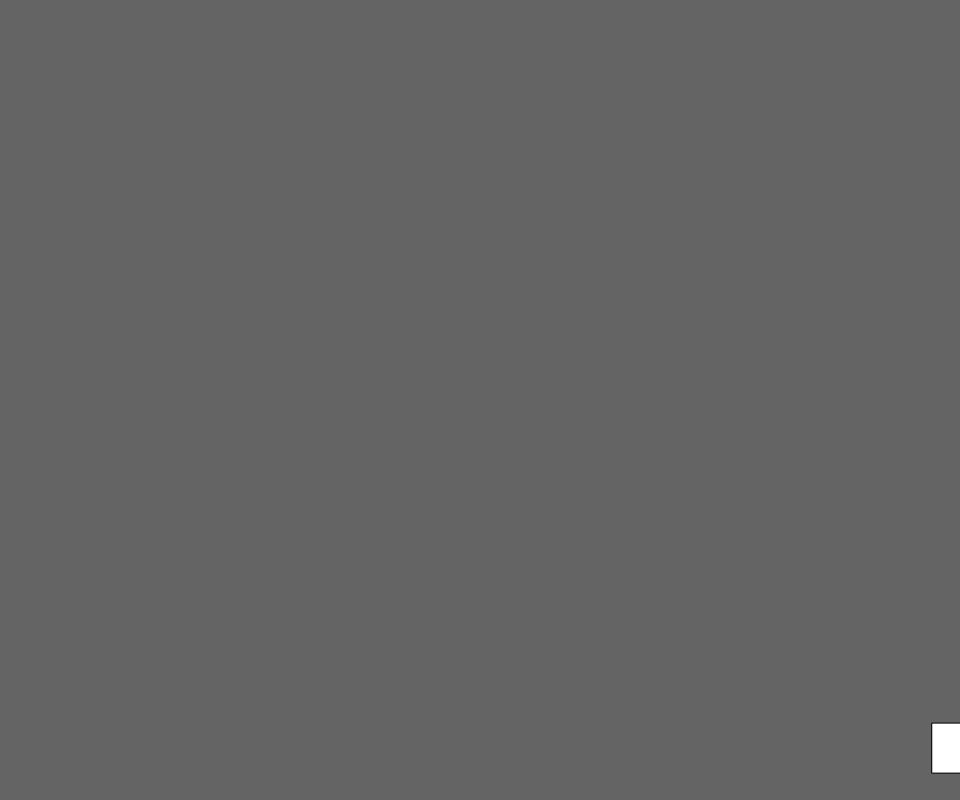
Frame 1 (no input)
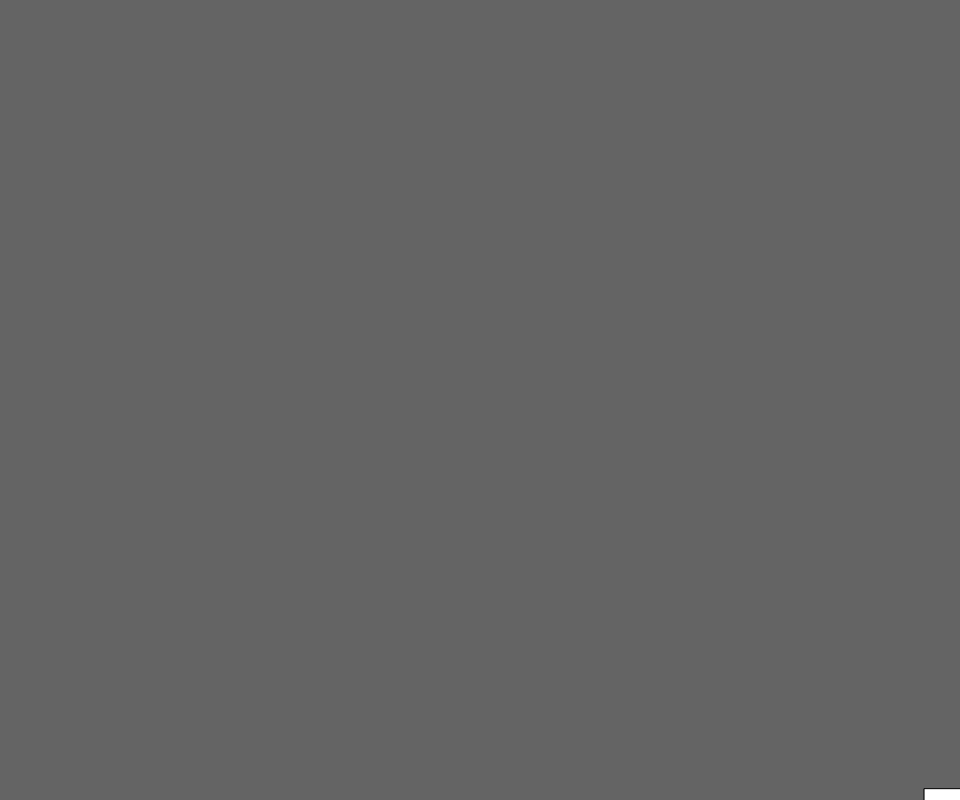
Frame 60 (no input)
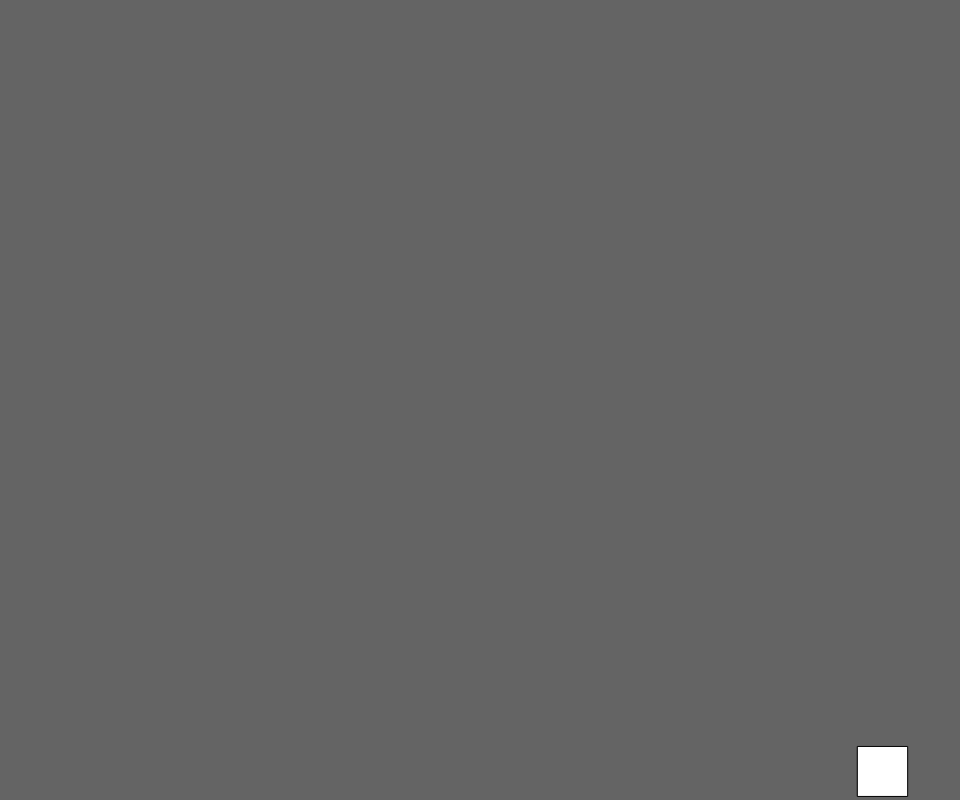
Frame 120 (the mouse pressed at the canvas centre since frame 60)

The p5.js sketch that drew these frames (run headless with seeded random() and noise() and a simulated clock; from frame 60 on, the mouse is pressed at the canvas centre):

// p5.js sketch
// ── sketch.js
let row = 0;
let col = 0;
let direction_h = 1;
let direction_v = 1;
let windowW = 0;
let windowH = 0;

function setup() {
  windowW = windowWidth * 0.8;
  windowH = windowHeight * 0.8;
  createCanvas(windowW, windowH);
  background(100, 100, 100);
  frameRate(30);
  row = Math.floor(Math.random() * windowH);
  col = Math.floor(Math.random() * windowW);
  square(col, row, 50);
}

function draw() {
  background(100, 100, 100);

  if (row >= windowH) {
    direction_h = -1;
  }
  if (row <= 0) {
    direction_h = 1;
  }
  if (col >= windowW) {
    direction_v = -1;
  }
  if (col <= 0) {
    direction_v = 1;
  }
  row = row + direction_h * (deltaTime / 30);
  col = col + direction_v * (deltaTime / 30);
  square(col, row, 50);
}
